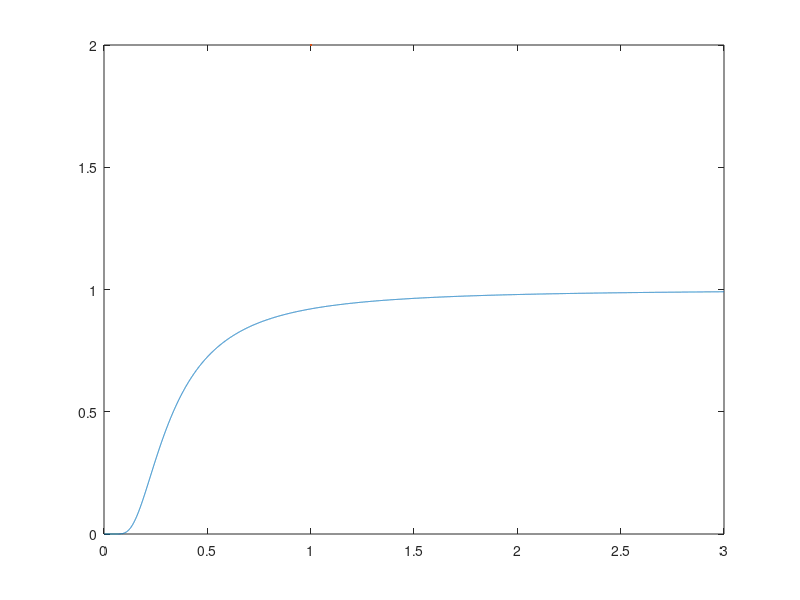

MATLAB code for this plot: (Note: this script raises an error after producing the figure.)
figure
T = linspace(0, 3, 10000);
beta = 1./ T;

C = beta.^2.* exp(beta)./ (exp(beta) - 1).^2;

p1 = lincomp(plot(T, C, LineWidth=2));
hold on
% t << 1 limit
p2 = lincomp(plot(T, beta.^2.* exp(-beta), 'k--'));

set(gca, Children=[p1 p2])

grid on
xlabel("$T/\theta_{\mathrm{v}}$", Interpreter="latex")
ylabel("$C_{V,\mathrm{v}}/Nk_{\mathrm{B}}$", Interpreter="latex")

set(gcf, Position=[200 200 700 400])

exportgraphics(gca, "../C_Vvib.pdf", ContentType="vector", BackgroundColor="none")
